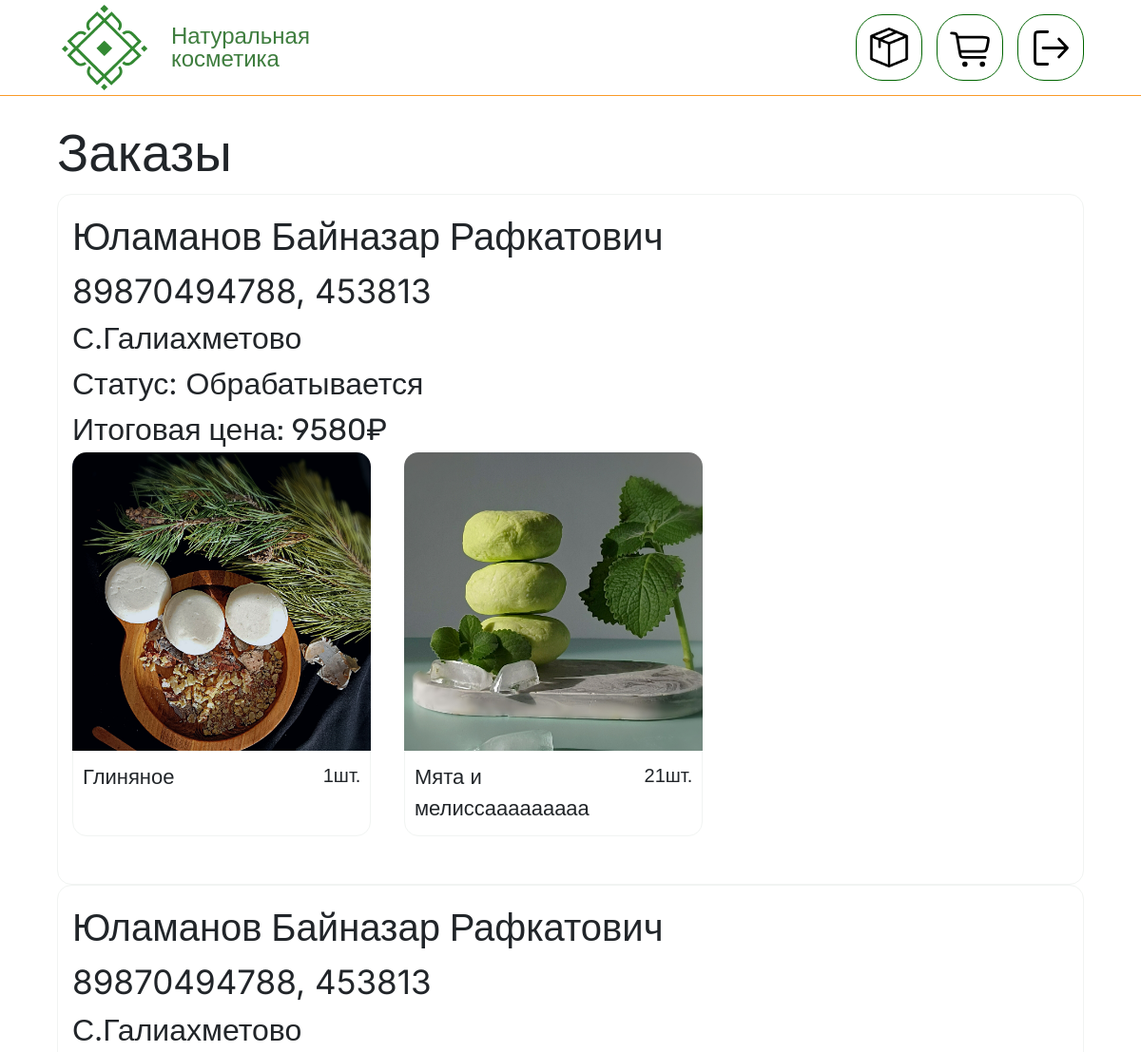
The app's page /orders (signed in, upper part), older data.
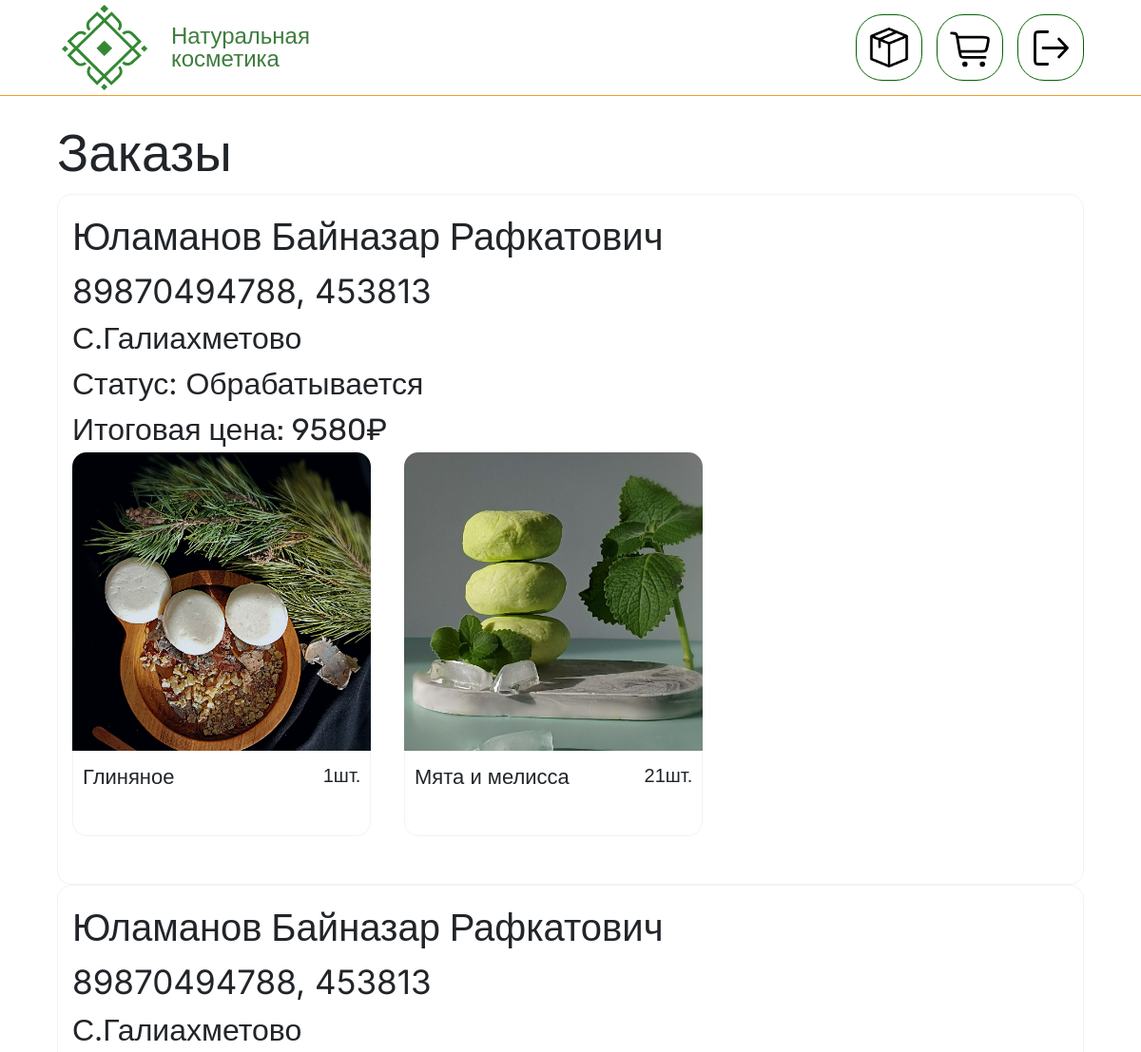
The same page, newer data.
### main/models.py (models this page shows, shortened)
class Order_relation(models.Model):
    user = models.ForeignKey(User, on_delete=models.CASCADE, verbose_name='Пользователь')
    product = models.ForeignKey(Product, verbose_name='Товар', on_delete=models.PROTECT)
    amount = models.PositiveIntegerField("Количество")
    order_pack = models.ForeignKey("Order", verbose_name='Пакет товаров', on_delete=models.CASCADE, related_name='order_relations')
    class Meta:
        verbose_name = 'Товар для заказа'
        verbose_name_plural = 'Товары для заказа'

class Product(models.Model):
    name = models.CharField("Название", max_length=250)
    description = models.TextField("Описание")
    price = models.IntegerField(verbose_name="Цена")
    category = models.ForeignKey(Category, verbose_name="Категория", on_delete=models.CASCADE)
    poster = models.ImageField(upload_to="posters/")
    components = models.ManyToManyField(Component, verbose_name="Составляющее")
    weight = models.PositiveIntegerField('Вес товара', help_text='Указывать в граммах', default=0)
    amount = models.IntegerField('Количество в наличии', default=1)
    def get_absolute_url(self):
        return reverse("product", kwargs={"id": self.pk})
    class Meta:
        verbose_name = 'Товар'
        verbose_name_plural = "Товары"

### main/views.py (the view)
    def inner(request):
        if not request.user.is_authenticated:
            return redirect('account_login')
        return func(request)

### main/models.py (called while the page is built)
    def get_status(self):
        statuses = {
            self.STATUSES[0][0]:self.STATUSES[0][1],
            self.STATUSES[1][0]:self.STATUSES[1][1],
            self.STATUSES[2][0]:self.STATUSES[2][1]
        }
        return statuses[self.status]

### main/orm_requests.py (called while the page is built)
def get_orders_of(user):
    return Order.objects.filter(user=user, paid=True).order_by('status')

### main/views.py (called while the page is built)
def login_required_without_next(func):
    def inner(request):
        if not request.user.is_authenticated:
            return redirect('account_login')
        return func(request)
    return inner

@login_required_without_next
def orders(request):
    user = request.user
    orders = get_orders_of(user)
    context = {'orders': orders}
    return render(request, 'main/orders.html', context)

### templates/main/orders.html (shortened to what this page needs)
{% extends 'base.html' %}{% load static %}
{% block content %}
<div class="orders-wrapper">
        {% if orders.count > 0 %}
        <span class="my-orders">Заказы</span>
        <div class="orders-list">
            {% for order in orders %}
            <div class="order-block">
                <span class="fio-in-orders">{{ order.lastname }} {{ order.name }} {{order.patronymic}}</span><br>
                <span class="number-postcode">{{ order.phone }}, {{ order.postcode }}</span><br>
                <span class="address-in-orders">{{ order.street_address }}</span><br>
                <span class="status">Статус: {{ order.get_status }}</span><br>
                <span class="price-in-orders">Итоговая цена: {{order.common_price}}₽</span>
                <div class="product-list-in-orders">
                    {% for relation in order.order_relations.all %}
                        <div class="product-block-in-orders">
                            <img onclick="location.href='{{ relation.product.get_absolute_url }}';" class="product-image-in-orders" src="{{ relation.product.poster.url }}" alt="">
                            <div class="name-amount">
                                <span class="product-title-in-orders">{{ relation.product.name }}</span>
                                <span class="amount">{{ relation.amount }}шт.</span>
                            </div>
                        </div>
                    {% endfor %}
                </div>
            </div>
            {% endfor %}
        </div>
        {% else %}
        <span class="my-orders">У вас ещё нет заказов</span>
        {% endif %}
</div>
{% endblock content %}

Row changes from the older to the newer data that the page shows:
changed through a linked row, Order_relation: product.name "Мята и мелиссаaaaaaaaa" → "Мята и мелисса"
